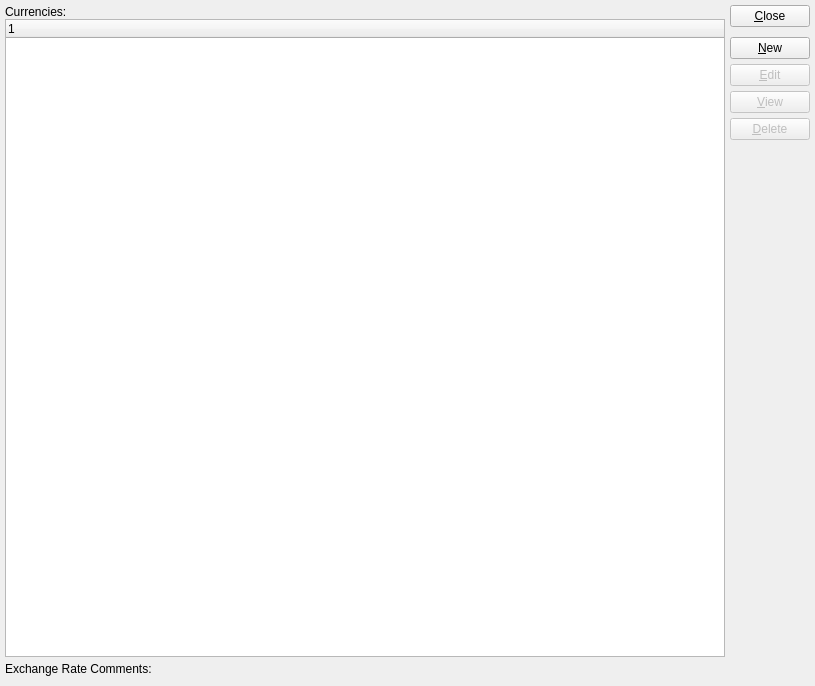
<?xml version="1.0" encoding="UTF-8"?>
<ui version="4.0">
 <comment>This file is part of the xTuple ERP: PostBooks Edition, a free and
open source Enterprise Resource Planning software suite,
Copyright (c) 1999-2019 by OpenMFG LLC, d/b/a xTuple.
It is licensed to you under the Common Public Attribution License
version 1.0, the full text of which (including xTuple-specific Exhibits)
is available at www.xtuple.com/CPAL.  By using this software, you agree
to be bound by its terms.</comment>
 <class>currencies</class>
 <widget class="QWidget" name="currencies">
  <property name="geometry">
   <rect>
    <x>0</x>
    <y>0</y>
    <width>815</width>
    <height>686</height>
   </rect>
  </property>
  <property name="windowTitle">
   <string>List Currencies</string>
  </property>
  <layout class="QGridLayout" name="gridLayout">
   <item row="0" column="1">
    <layout class="QVBoxLayout" name="verticalLayout">
     <item>
      <widget class="QPushButton" name="_close">
       <property name="text">
        <string>&amp;Close</string>
       </property>
      </widget>
     </item>
     <item>
      <spacer name="verticalSpacer">
       <property name="orientation">
        <enum>Qt::Vertical</enum>
       </property>
       <property name="sizeType">
        <enum>QSizePolicy::Preferred</enum>
       </property>
       <property name="sizeHint" stdset="0">
        <size>
         <width>20</width>
         <height>5</height>
        </size>
       </property>
      </spacer>
     </item>
     <item>
      <widget class="QPushButton" name="_new">
       <property name="text">
        <string>&amp;New</string>
       </property>
      </widget>
     </item>
     <item>
      <widget class="QPushButton" name="_edit">
       <property name="enabled">
        <bool>false</bool>
       </property>
       <property name="text">
        <string>&amp;Edit</string>
       </property>
      </widget>
     </item>
     <item>
      <widget class="QPushButton" name="_view">
       <property name="enabled">
        <bool>false</bool>
       </property>
       <property name="text">
        <string>&amp;View</string>
       </property>
      </widget>
     </item>
     <item>
      <widget class="QPushButton" name="_delete">
       <property name="enabled">
        <bool>false</bool>
       </property>
       <property name="text">
        <string>&amp;Delete</string>
       </property>
      </widget>
     </item>
     <item>
      <spacer name="Spacer14">
       <property name="orientation">
        <enum>Qt::Vertical</enum>
       </property>
       <property name="sizeType">
        <enum>QSizePolicy::Expanding</enum>
       </property>
       <property name="sizeHint" stdset="0">
        <size>
         <width>20</width>
         <height>20</height>
        </size>
       </property>
      </spacer>
     </item>
    </layout>
   </item>
   <item row="0" column="0">
    <layout class="QVBoxLayout">
     <property name="spacing">
      <number>0</number>
     </property>
     <item>
      <widget class="QLabel" name="_currenciesLit">
       <property name="text">
        <string>Currencies:</string>
       </property>
      </widget>
     </item>
     <item>
      <widget class="XTreeWidget" name="_curr"/>
     </item>
    </layout>
   </item>
   <item row="1" column="0">
    <widget class="QLabel" name="_commentsLit">
     <property name="text">
      <string>Exchange Rate Comments:</string>
     </property>
    </widget>
   </item>
   <item row="2" column="0">
    <widget class="Comments" name="_FXcomments">
     <property name="type">
      <enum>Comments::ExchangeRate</enum>
     </property>
    </widget>
   </item>
  </layout>
 </widget>
 <layoutdefault spacing="5" margin="5"/>
 <customwidgets>
  <customwidget>
   <class>Comments</class>
   <extends>QWidget</extends>
   <header>comments.h</header>
  </customwidget>
  <customwidget>
   <class>XTreeWidget</class>
   <extends>QTreeWidget</extends>
   <header>xtreewidget.h</header>
   <container>1</container>
  </customwidget>
 </customwidgets>
 <tabstops>
  <tabstop>_curr</tabstop>
  <tabstop>_close</tabstop>
  <tabstop>_new</tabstop>
  <tabstop>_edit</tabstop>
  <tabstop>_view</tabstop>
  <tabstop>_delete</tabstop>
 </tabstops>
 <resources/>
 <connections>
  <connection>
   <sender>_close</sender>
   <signal>clicked()</signal>
   <receiver>currencies</receiver>
   <slot>close()</slot>
   <hints>
    <hint type="sourcelabel">
     <x>20</x>
     <y>20</y>
    </hint>
    <hint type="destinationlabel">
     <x>20</x>
     <y>20</y>
    </hint>
   </hints>
  </connection>
  <connection>
   <sender>_curr</sender>
   <signal>valid(bool)</signal>
   <receiver>_view</receiver>
   <slot>setEnabled(bool)</slot>
   <hints>
    <hint type="sourcelabel">
     <x>20</x>
     <y>20</y>
    </hint>
    <hint type="destinationlabel">
     <x>20</x>
     <y>20</y>
    </hint>
   </hints>
  </connection>
 </connections>
</ui>
